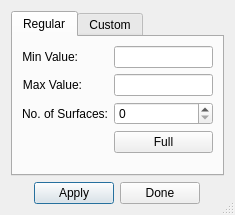
<?xml version="1.0" encoding="UTF-8"?>
<ui version="4.0">
 <class>IsosurfaceDialog</class>
 <widget class="QDialog" name="IsosurfaceDialog">
  <property name="geometry">
   <rect>
    <x>0</x>
    <y>0</y>
    <width>235</width>
    <height>215</height>
   </rect>
  </property>
  <property name="windowTitle">
   <string>Isosurface</string>
  </property>
  <property name="sizeGripEnabled">
   <bool>true</bool>
  </property>
  <layout class="QGridLayout" name="gridLayout">
   <item row="1" column="0">
    <layout class="QHBoxLayout" name="horizontalLayout">
     <item>
      <spacer name="horizontalSpacer">
       <property name="orientation">
        <enum>Qt::Horizontal</enum>
       </property>
       <property name="sizeHint" stdset="0">
        <size>
         <width>40</width>
         <height>20</height>
        </size>
       </property>
      </spacer>
     </item>
     <item>
      <widget class="QPushButton" name="pushButtonApply">
       <property name="text">
        <string>Apply</string>
       </property>
      </widget>
     </item>
     <item>
      <widget class="QPushButton" name="pushButtonDone">
       <property name="text">
        <string>Done</string>
       </property>
      </widget>
     </item>
     <item>
      <spacer name="horizontalSpacer_2">
       <property name="orientation">
        <enum>Qt::Horizontal</enum>
       </property>
       <property name="sizeHint" stdset="0">
        <size>
         <width>40</width>
         <height>20</height>
        </size>
       </property>
      </spacer>
     </item>
    </layout>
   </item>
   <item row="0" column="0">
    <widget class="QTabWidget" name="tabWidget">
     <property name="currentIndex">
      <number>0</number>
     </property>
     <widget class="QWidget" name="tabRegular">
      <attribute name="title">
       <string>Regular</string>
      </attribute>
      <layout class="QFormLayout" name="formLayout">
       <item row="0" column="0">
        <widget class="QLabel" name="label">
         <property name="text">
          <string>Min Value:</string>
         </property>
         <property name="alignment">
          <set>Qt::AlignRight|Qt::AlignTrailing|Qt::AlignVCenter</set>
         </property>
        </widget>
       </item>
       <item row="0" column="1">
        <widget class="QLineEdit" name="lineEditMin"/>
       </item>
       <item row="1" column="0">
        <widget class="QLabel" name="label_2">
         <property name="text">
          <string>Max Value:</string>
         </property>
         <property name="alignment">
          <set>Qt::AlignRight|Qt::AlignTrailing|Qt::AlignVCenter</set>
         </property>
        </widget>
       </item>
       <item row="1" column="1">
        <widget class="QLineEdit" name="lineEditMax"/>
       </item>
       <item row="2" column="0">
        <widget class="QLabel" name="label_3">
         <property name="text">
          <string>No. of Surfaces:</string>
         </property>
         <property name="alignment">
          <set>Qt::AlignRight|Qt::AlignTrailing|Qt::AlignVCenter</set>
         </property>
        </widget>
       </item>
       <item row="2" column="1">
        <widget class="QSpinBox" name="spinBoxSurfaces"/>
       </item>
       <item row="3" column="1">
        <widget class="QPushButton" name="pushButtonFull">
         <property name="text">
          <string>Full</string>
         </property>
        </widget>
       </item>
      </layout>
     </widget>
     <widget class="QWidget" name="tabCustom">
      <attribute name="title">
       <string>Custom</string>
      </attribute>
      <layout class="QGridLayout" name="gridLayout_2">
       <item row="0" column="0">
        <widget class="QLineEdit" name="lineEditValue"/>
       </item>
       <item row="1" column="0">
        <widget class="QPushButton" name="pushButtonAdd">
         <property name="text">
          <string>Add -&gt;</string>
         </property>
        </widget>
       </item>
       <item row="2" column="0">
        <widget class="QPushButton" name="pushButtonDelete">
         <property name="text">
          <string>&lt;- Delete</string>
         </property>
        </widget>
       </item>
       <item row="3" column="0">
        <spacer name="verticalSpacer">
         <property name="orientation">
          <enum>Qt::Vertical</enum>
         </property>
         <property name="sizeHint" stdset="0">
          <size>
           <width>20</width>
           <height>24</height>
          </size>
         </property>
        </spacer>
       </item>
       <item row="0" column="1" rowspan="4">
        <widget class="QListWidget" name="listWidget"/>
       </item>
      </layout>
     </widget>
    </widget>
   </item>
  </layout>
 </widget>
 <tabstops>
  <tabstop>tabWidget</tabstop>
  <tabstop>lineEditMin</tabstop>
  <tabstop>lineEditMax</tabstop>
  <tabstop>spinBoxSurfaces</tabstop>
  <tabstop>pushButtonFull</tabstop>
  <tabstop>lineEditValue</tabstop>
  <tabstop>pushButtonAdd</tabstop>
  <tabstop>pushButtonDelete</tabstop>
  <tabstop>listWidget</tabstop>
  <tabstop>pushButtonApply</tabstop>
  <tabstop>pushButtonDone</tabstop>
 </tabstops>
 <resources/>
 <connections/>
</ui>
